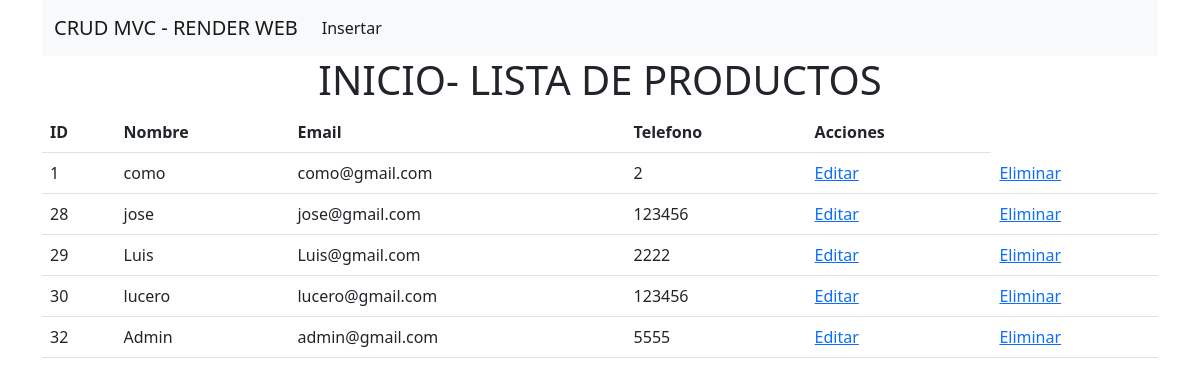
The page / on the database its author committed.
### tables this page shows
CREATE TABLE `usuarios` (
  `id_usuario` int NOT NULL AUTO_INCREMENT,
  `nombre` varchar(45) DEFAULT NULL,
  `email` varchar(45) DEFAULT NULL,
  `telefono` varchar(45) DEFAULT NULL,
  PRIMARY KEY (`id_usuario`)
);

### app/controladores/Paginas.php (called while the page is built, shortened)
<?php
class Paginas extends Controlador
{
  public function __construct()
  {
    $this->usuarioModelo = $this->modelo('Usuario');
  }
  public function index()
  {
    $usuarios = $this->usuarioModelo->obtenerUsuarios();
    $datos = [
      'usuarios' => $usuarios
    ];
    $this->vista('paginas/inicio', $datos);
  }
}

### app/librerias/Core.php (called while the page is built, shortened)
<?php
class Core
{
  protected $metodoActual = "index";
  public function __construct()
  {
    $url = $this->getUrl();
    $this->controladorActual = new $this->controladorActual;
    $this->parametros = $url ? array_values($url) : [];
    call_user_func_array(
      [
        $this->controladorActual,
        $this->metodoActual
      ],
      $this->parametros
    );
  }
}

### public/index.php (called while the page is built, shortened)
<?php
$iniciar = new Core;

### app/librerias/Base.php (called while the page is built, shortened)
<?php
class Base
{
  private $host = DB_HOST;
  private $usuario = DB_USUARIO;
  private $password = DB_PASSWORD;
  private $nombre_base = DB_NOMBRE;
  private $dbh;
  private $stmt;
  public function __construct()
  {
    $dsn = 'mysql:host=' . $this->host . ';dbname=' . $this->nombre_base;
    $opciones = array(
      PDO::ATTR_PERSISTENT => true,
      PDO::ATTR_ERRMODE => PDO::ERRMODE_EXCEPTION
    );
    try {
      $this->dbh = new PDO($dsn, $this->usuario, $this->password, $opciones);
      $this->dbh->exec('set names utf8');
    } catch (PDOException $e) {
      $this->error = $e->getMessage();
      echo $this->error;
    }
  }
  public function query($sql)
  {
    $this->stmt = $this->dbh->prepare($sql);
  }
  public function execute()
  {
    return $this->stmt->execute();
  }
  public function registros()
  {
    $this->execute();
    return $this->stmt->fetchAll(PDO::FETCH_OBJ);
  }
}

### app/modelos/Usuario.php (called while the page is built, shortened)
<?php
class Usuario
{
	private $db;
	public function __construct()
	{
		$this->db = new base;
	}
	public function obtenerUsuarios()
	{
		$this->db->query('SELECT * FROM usuarios');
		$resultados = $this->db->registros();
		return $resultados;
	}
}

### app/vistas/paginas/inicio.php (the view)
<?php
require RUTA_APP . '/vistas/inc/header.php';
?>
<h1>INICIO- LISTA DE PRODUCTOS</h1>
<table class="table table-striped">
	<thead>
		<tr>
			<th>ID</th>
			<th>Nombre</th>
			<th>Email</th>
			<th>Telefono</th>
			<th>Acciones</th>
		</tr>
		<?php foreach ($datos['usuarios'] as $usuario) : ?>
			<tr>
				<td><?php echo $usuario->id_usuario; ?></td>
				<td><?php echo $usuario->nombre; ?></td>
				<td><?php echo $usuario->email; ?></td>
				<td><?php echo $usuario->telefono; ?></td>
				<td><a href="<?php echo RUTA_URL; ?>/paginas/editar/<?php echo $usuario->id_usuario; ?>">Editar</a></td>
				<td><a href="<?php echo RUTA_URL; ?>/paginas/borrar/<?php echo $usuario->id_usuario; ?>">Eliminar</a></td>
			</tr>
		<?php endforeach; ?>
	</thead>
</table>
<?php
require RUTA_APP . '/vistas/inc/footer.php';
?>

### app/librerias/Controlador.php (shortened to what this page needs)
<?php
class Controlador
{
  public function vista($vista, $datos = [])
  {
    if (file_exists('../app/vistas/' . $vista . '.php')) {
      require_once "../app/vistas/" . $vista . ".php";
    } else {
      die('La vista no existe');
    }
  }
}

### app/vistas/inc/header.php (shortened to what this page needs)
<!DOCTYPE html>
<html lang="en">
<head>
	<link href="https://cdn.jsdelivr.net/npm/bootstrap@5.0.2/dist/css/bootstrap.min.css" rel="stylesheet">
	<link rel="stylesheet" href="<?php echo RUTA_URL; ?>/css/estilos.css">
	<link rel="stylesheet" href="https://cdnjs.cloudflare.com/ajax/libs/font-awesome/6.3.0/css/all.min.css" />
</head>
<body>
	<div class="container">
		<nav class="navbar navbar-expand-lg navbar-light bg-light">
			<div class="container-fluid">
				<a class="navbar-brand" href="<?php echo RUTA_URL; ?>">CRUD MVC - RENDER WEB</a>
				<div class="collapse navbar-collapse" id="navbarNav">
					<ul class="navbar-nav">
						<li class="nav-item">
							<a class="nav-link active" aria-current="page" href="paginas/agregar">Insertar</a>
						</li>
					</ul>
				</div>
			</div>
		</nav>

### app/vistas/inc/footer.php (shortened to what this page needs)
</body>
</html>

### public/css/estilos.css (style rules this page uses)
h1 { text-align: center; }

### rows shown on the page
usuarios: id_usuario "1", nombre "como", email "como@gmail.com", telefono "2"
usuarios: id_usuario "28", nombre "jose", email "jose@gmail.com", telefono "123456"
usuarios: id_usuario "29", nombre "Luis", email "Luis@gmail.com", telefono "2222"
usuarios: id_usuario "30", nombre "lucero", email "lucero@gmail.com", telefono "123456"
usuarios: id_usuario "32", nombre "Admin", email "admin@gmail.com", telefono "5555"
